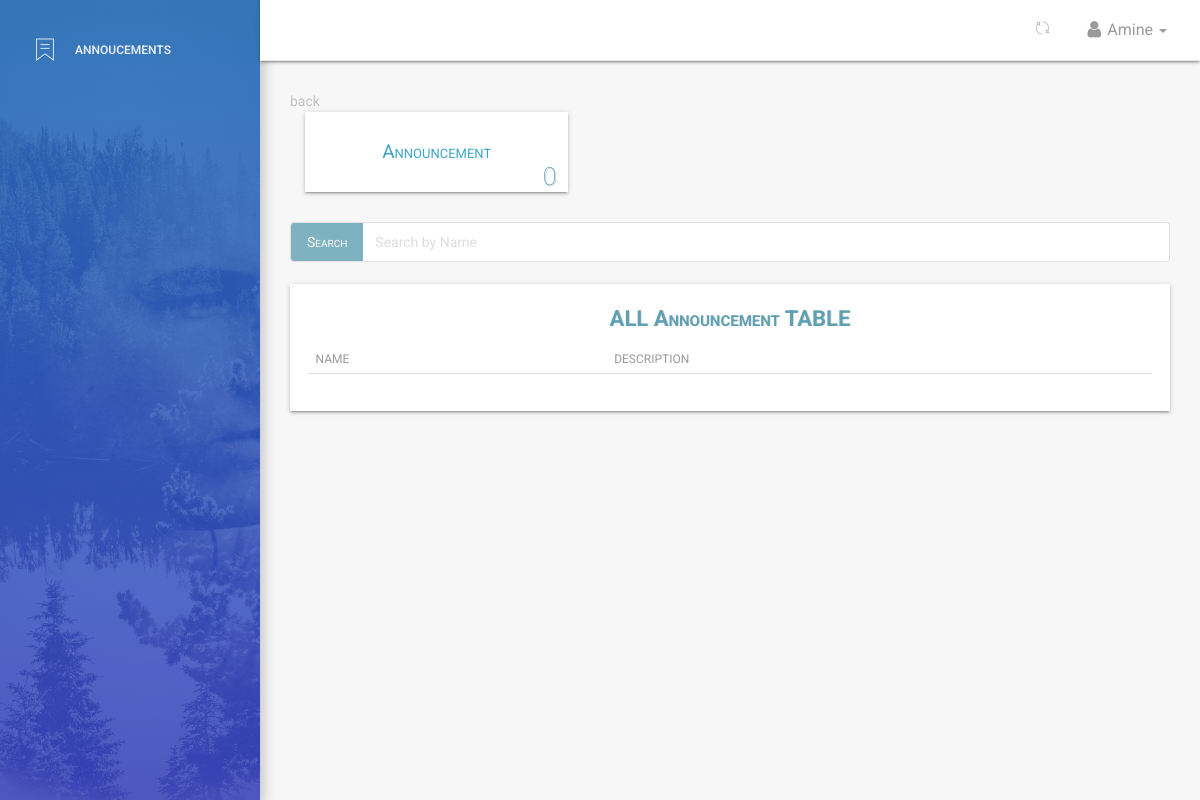
Before: /dashboard/announcements/all/ (signed in) with the older database file.
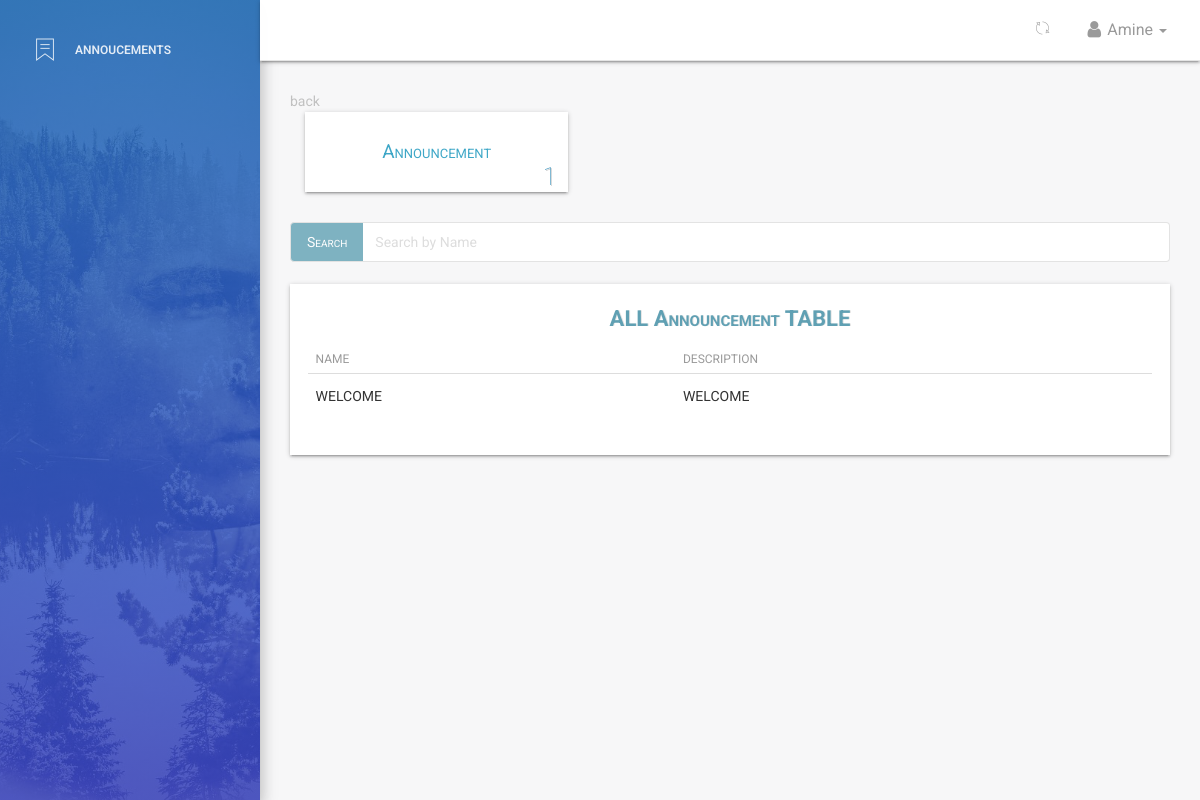
After: the same page with the newer database file.
### employee/models.py (models this page shows, shortened)
class Announcement(models.Model):
    name = models.CharField(max_length=125)
    bio = models.CharField(max_length=255, default='', null=True, blank=True)
    created = models.DateTimeField(
        verbose_name=_('Created'), auto_now_add=True)
    updated = models.DateTimeField(verbose_name=_('Updated'), auto_now=True)
    class Meta:
        verbose_name = _('Announcement')
        verbose_name_plural = _('Announcements')
        ordering = ['name', 'created']

### dashboard/views.py (the view)
# urls.py: path('announcements/all/', views.dashboard_announcements, name='announcements'),
def dashboard_announcements(request):
    if not (request.user.is_authenticated):
        return redirect('/')
    dataset = dict()
    announcements = Announcement.objects.all()
    query = request.GET.get('search')
    if query:
        announcements = announcements.filter(
            Q(name__icontains=query)
        )
    paginator = Paginator(announcements, 10)  # show 10 employee lists per page
    page = request.GET.get('page')
    announcements_paginated = paginator.get_page(page)
    dataset['announcement_list'] = announcements_paginated
    dataset['title'] = 'announcements'
    dataset['announcements'] = Announcement.objects.all()
    return render(request, 'dashboard/announcements.html', dataset)

### templates/dashboard/announcements.html (shortened to what this page needs)
{% extends '_layout.html' %}
 {% block navheader %}
 	{% include 'includes/navheader_employee_app.html' %}
 {% endblock %}
 {% block content %}
        <section class="content">
            <section class="container-fluid">
            	<section class="row">
	            		<section class="col col-lg-12">
	            			<a href="{{request.META.HTTP_REFERER|escape}}" style="color:#c1c1c1;">back</a>
	            		</section>
            	</section>
            	   <section class="row">
                        <section class="col col-sm-8 offset-sm-2">
                        </section>
                    </section>
						<section class="row margin-bottom">
							<div class="container-fluid">
							<section class="col-lg-4 col-md-4 col-sm-12">
								<div class="leave-box sec-box">
									<a href="{% url 'dashboard:announcements' %}">
									<span>Announcement</span>
									</a>
									<span class="count-object deprt">{{ announcements.count }}</span>
								</div>
							</section>
							</div>
						</section>
					<div class="row" style="margin-bottom: 2.2rem;margin-top: 3rem;">
					 <div class="">
					  <div class="col-lg-12">
					  	<form action="" method="GET">
						    <div class="input-group">
						      <span class="input-group-btn">
						        <button class="btn btn-default" id = "stylebutton" type="button">Search</button>
						      </span>
						      <input type="search" value="{{request.GET.search}}" name="search" class="form-control" placeholder="Search by Name">
						    </div>
					    </form>
					  </div>
					  </div>
					</div>
                	<div class="table-responsive table-shadow">
                		<div class="text-center table-description">
                			<h4 class="title-h3" style="color: #60a0b3 !important;
    						text-shadow: 1px 0px rgba(0,0,0,0.11)">ALL Announcement TABLE</h4>
                		</div>
                		<table class="table">
							  <thead>
							    <tr>
							      <th scope="col">Name</th>
								  <th scope="col">Description</th>
							    </tr>
							  </thead>
							  <tbody>
							  	{% for announcement in announcement_list %}
							    <tr>
							      <td>{{ announcement.name }}</td>
							      <td>{{ announcement.bio }}</td>
							      <td>
							{% endfor %}
							  </tbody>
						</table>
					</div>
            </section>
        </section>
 {% endblock %}

Changed rows visible on the page:
added Announcement: name "WELCOME", bio "WELCOME"
Other visible differences:
{{ announcements.count }}: "0" → "1"
